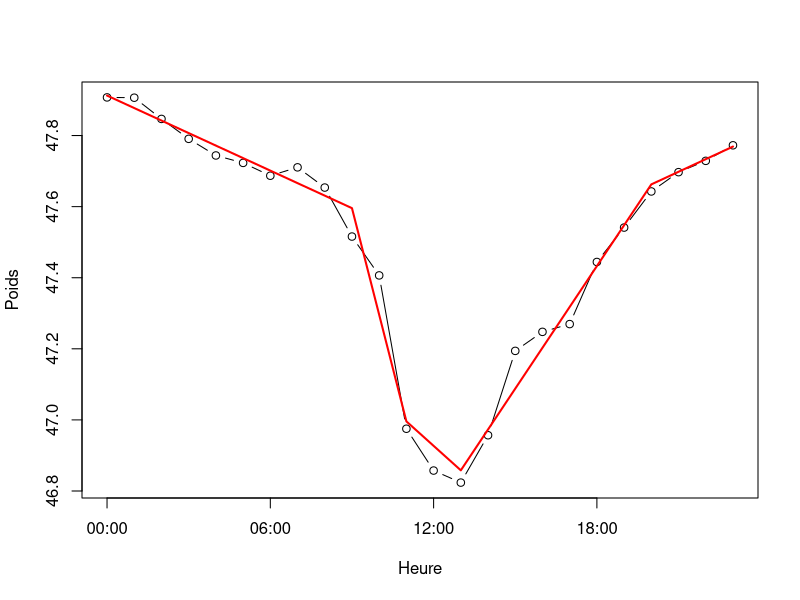
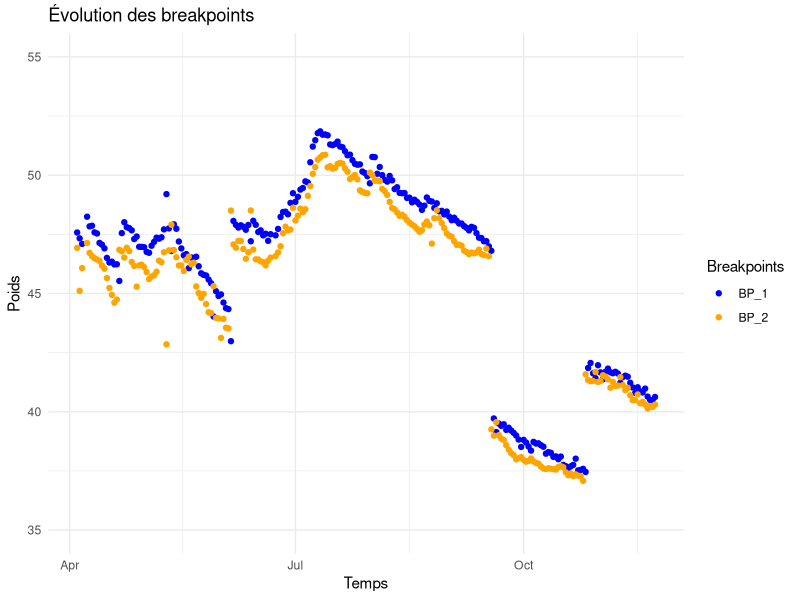
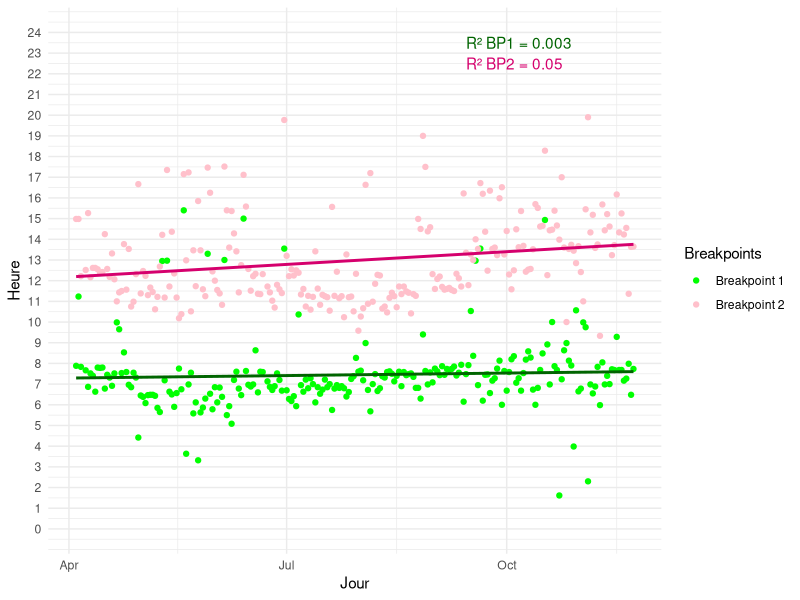
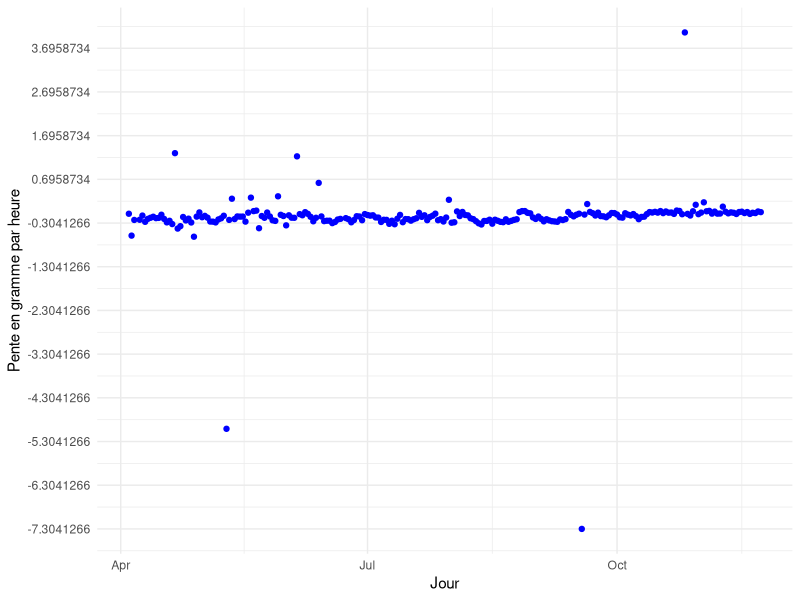
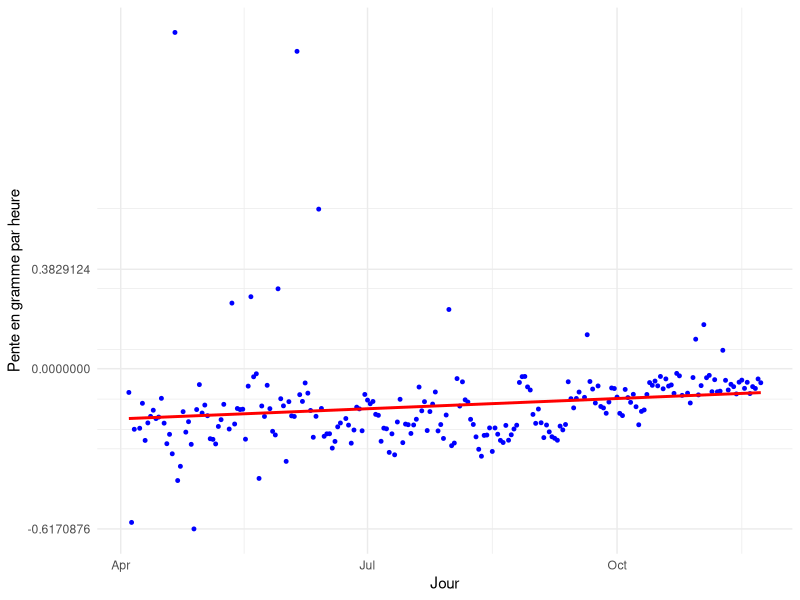

The R source for these figures, in order:
library(readxl)
library(segmented)
library(dplyr)
library(ggplot2)

# Charger les données
poids_ruches <- read_excel("BD/Weight_2023_Sica_Confoux.xlsx")
colnames(poids_ruches) <- c("date", "Confoux - 412", "Confoux - 409", "Confoux - 435",
                            "Confoux - 430", "Confoux - 404", "Confoux - 405",
                            "Sica - 415", "Sica - 428", "Sica - 444",
                            "Sica - 412", "Sica - Y", "Sica - 89")

poids_sica <- poids_ruches %>%
  select(1,(ncol(poids_ruches)-5):ncol(poids_ruches))

poids_sica$date <- as.POSIXct(poids_sica$date,format = "%Y-%m-%d %H:%M:%S")
poids_sica$heure <- as.numeric(format(poids_sica$date, "%H")) * 60 + as.numeric(format(poids_sica$date, "%M"))
poids_sica$date <- as.Date(poids_sica$date)
poids_sica <- poids_sica %>%
  filter(date >="2023-04-04" & date <= "2023-11-23")

poids_moyen <- data.frame(date = poids_sica$date, heure = poids_sica$heure, poids = rowMeans(poids_sica[, -c(1, ncol(poids_sica))], na.rm = TRUE))
#

# Initialiser une table vide pour stocker les breakpoints
breakpoints_table <- data.frame(
  date = as.Date(NA),
  BP_1 = character(1),
  poids_BP_1 = numeric(1),
  BP_2 = character(1),
  poids_BP_2 = numeric(1),
  stringsAsFactors = FALSE
)

jours_erreurs <- list()

for (i in unique(poids_moyen$date)) {
  poids_jour <- subset(poids_moyen, date == i)

  modele <- lm(poids ~ heure, data = poids_jour)

  modele_seg <- try(segmented(modele, seg.Z = ~heure, psi = c(400,800)), silent = TRUE)

  breakpoints <- modele_seg$psi[, "Est."]

  # Si on n'a pas obtenu 2 breakpoints, on passe ce jour
  if (length(breakpoints) < 2) {
    message(paste("Moins de 2 breakpoints estimés pour le jour:", i))
    jours_erreurs <<- append(jours_erreurs, as.character(as.Date(i)))
    next
  }

  format_time <- function(minutes) {
    hours <- floor(as.integer(minutes) / 60)  # Conversion explicite en entier
    mins <- as.integer(minutes) %% 60        # Conversion explicite en entier
    return(sprintf("%02d:%02d", hours, mins))
  }


  BP_1_time <- format_time(breakpoints[1])
  BP_2_time <- format_time(breakpoints[2])

  ordonnee_1 <- predict(modele_seg, newdata = data.frame(heure = breakpoints[1]))
  ordonnee_2 <- predict(modele_seg, newdata = data.frame(heure = breakpoints[2]))

  breakpoints_table <- rbind(
    breakpoints_table,
    data.frame(
      date = as.Date(i),
      BP_1 = BP_1_time,
      poids_BP_1 = ordonnee_1,
      BP_2 = BP_2_time,
      poids_BP_2 = ordonnee_2
    )
  )
}

breakpoints_table <- breakpoints_table %>%
  slice(-1)

test <- subset(poids_moyen, date == "2023-04-22")
modele <- lm(poids ~ heure, data = test)
modele_seg <- segmented(modele, seg.Z = ~heure, npsi = 4)

test$heure_POSIX <- as.POSIXct(sprintf("%02d:%02d", test$heure %/% 60, test$heure %% 60), format = "%H:%M")
plot(test$heure_POSIX, test$poids, type = "b",
     xlab = "Heure", ylab = "Poids", 
     xaxt = "n")  # Supprimer l'axe X par défaut
axis.POSIXct(1, at = pretty(test$heure_POSIX), format = "%H:%M")
lines(test$heure_POSIX, predict(modele_seg), col = "red", lwd = 2)

for (i in jours_erreurs) {
  erreur <- subset(poids_moyen, date == as.Date(i))  
  modele <- lm(poids ~ heure, data = erreur)
  modele_seg <- segmented(modele, seg.Z = ~heure, npsi = 1)
  erreur$heure_POSIX <- as.POSIXct(sprintf("%02d:%02d", erreur$heure %/% 60, erreur$heure %% 60), format = "%H:%M", tz = "UTC")
  plot(erreur$heure_POSIX, erreur$poids, type = "b", 
       #main = paste("Régression segmentée le", i),
       xlab = "Heure", ylab = "Poids", xaxt = "n")
  
  axis.POSIXct(1, at = pretty(erreur$heure_POSIX), format = "%H:%M", tz = "UTC")
  lines(erreur$heure_POSIX, predict(modele_seg), col = "red", lwd = 2)
}



ggplot(breakpoints_table) +
  geom_point(aes(x = date, y = poids_BP_1, color = "BP_1"), alpha = 1) +
  geom_point(aes(x = date, y = poids_BP_2, color = "BP_2"), alpha = 1) +
  labs(title = "Évolution des breakpoints", x = "Temps", y = "Poids") +
  scale_y_continuous(limits = c(35, 55)) +
  scale_color_manual(values = c("BP_1" = "blue", "BP_2" = "orange"), name = "Breakpoints") +
  theme_minimal()

# Conversion des heures:minutes en heures
BP_1_numeric <- as.numeric(substr(breakpoints_table$BP_1, 1, 2)) +
  as.numeric(substr(breakpoints_table$BP_1, 4, 5)) / 60
BP_2_numeric <- as.numeric(substr(breakpoints_table$BP_2, 1, 2)) +
  as.numeric(substr(breakpoints_table$BP_2, 4, 5)) / 60

breakpoints_table$BP_1_numeric <- as.numeric(substr(breakpoints_table$BP_1, 1, 2)) +
  as.numeric(substr(breakpoints_table$BP_1, 4, 5)) / 60
breakpoints_table$BP_2_numeric <- as.numeric(substr(breakpoints_table$BP_2, 1, 2)) +
  as.numeric(substr(breakpoints_table$BP_2, 4, 5)) / 60

# Régressions
lm_BP1 <- lm(BP_1_numeric ~ as.numeric(date), data = breakpoints_table)
lm_BP2 <- lm(BP_2_numeric ~ as.numeric(date), data = breakpoints_table)

# R²
R2_BP1 <- round(summary(lm_BP1)$r.squared, 3)
R2_BP2 <- round(summary(lm_BP2)$r.squared, 3)

# Droites de régression
breakpoints_table$BP_1_trend <- predict(lm_BP1, newdata = breakpoints_table)
breakpoints_table$BP_2_trend <- predict(lm_BP2, newdata = breakpoints_table)

# Position pour les annotations
max_date <- max(breakpoints_table$date)
min_date <- min(breakpoints_table$date)
annot_x <- min_date + (max_date - min_date) * 0.7

# Graphique
ggplot(breakpoints_table, aes(x = date)) +
  geom_point(aes(y = BP_1_numeric, color = "Breakpoint 1")) +
  geom_point(aes(y = BP_2_numeric, color = "Breakpoint 2")) +
  geom_line(aes(y = BP_1_trend), color = "darkgreen", size = 1) +
  geom_line(aes(y = BP_2_trend), color = "#D5006D", size = 1) +
  annotate("text", x = annot_x, y = 23.5, label = paste("R² BP1 =", R2_BP1), color = "darkgreen", hjust = 0) +
  annotate("text", x = annot_x, y = 22.5, label = paste("R² BP2 =", R2_BP2), color = "#D5006D", hjust = 0) +
  labs(x = "Jour", y = "Heure") +
  scale_y_continuous(breaks = seq(0, 24, by = 1), limits = c(0, 24)) +
  scale_color_manual(values = c("Breakpoint 1" = "green", "Breakpoint 2" = "pink"), name = "Breakpoints") +
  theme_minimal()

#Explication des ajouts :

breakpoints_table <- breakpoints_table %>%
  mutate(variation_poids = (poids_BP_2 - poids_BP_1) / (BP_2_numeric - BP_1_numeric))

breakpoints_table_filtre <- breakpoints_table %>%
  filter(!date %in% as.Date(c("2023-05-10", "2023-09-18","2023-10-26")))

BP_1_numeric_f <- as.numeric(substr(breakpoints_table_filtre$BP_1, 1, 2)) +
  as.numeric(substr(breakpoints_table_filtre$BP_1, 4, 5)) / 60
BP_2_numeric_f <- as.numeric(substr(breakpoints_table_filtre$BP_2, 1, 2)) +
  as.numeric(substr(breakpoints_table_filtre$BP_2, 4, 5)) / 60

#calcul des pentes
breakpoints_table_filtre <- breakpoints_table_filtre %>%
  mutate(variation_poids = (poids_BP_2 - poids_BP_1) / (BP_2_numeric_f - BP_1_numeric_f))

ggplot(breakpoints_table, aes(x = date, y = variation_poids)) +
  geom_point(color = "blue") +
  labs(x = "Jour", y = "Pente en gramme par heure") +
  scale_y_continuous(breaks = seq(min(breakpoints_table$variation_poids),
                                  max(breakpoints_table$variation_poids),
                                  by = 1)) +
  theme_minimal()

modele_pente <- lm(variation_poids ~ as.numeric(date), data = breakpoints_table_filtre)

# Résumé du modèle pour extraire le R²
R2_pente = summary(modele_pente)$r.squared

#REMARQUES: variations étonnantes pour certaine journées
#le 10/05/2023 : -2,46g  (1h01 et 3g environ)
#le 18/09/2023 : -7,46g (ici on a une grande différence de poids entre les 2 BP : 1h07 pour 8,5g)
#le 26/10/2023 : + 2,87g (1h24 et 3,3g environ)

# test2 <- subset(poids_moyen, date == "2023-09-18")
# modele <- lm(poids ~ heure, data = test)
# modele_seg <- segmented(modele, seg.Z = ~heure, npsi = 2)
# plot(test$heure, test$poids, type = "b", main = paste("Régression segmentée le 18/09/2023"), xlab = "Heure", ylab = "Poids")
# lines(test$heure, predict(modele_seg), col = "red", lwd = 2)

#enlever les 3 valeurs extrêmes et refaire le graphe + rajouter la RL:

ggplot(breakpoints_table_filtre, aes(x = date, y = variation_poids)) +
  geom_point(color = "blue", size = 1) +
  geom_smooth(method = "lm", color = "red", se = FALSE) +
  labs(x = "Jour", y = "Pente en gramme par heure") +
  scale_y_continuous(breaks = c(0,seq(from = min(breakpoints_table_filtre$variation_poids),
                                  to = max(breakpoints_table_filtre$variation_poids),
                                  by = 1))) +
  theme_minimal()
